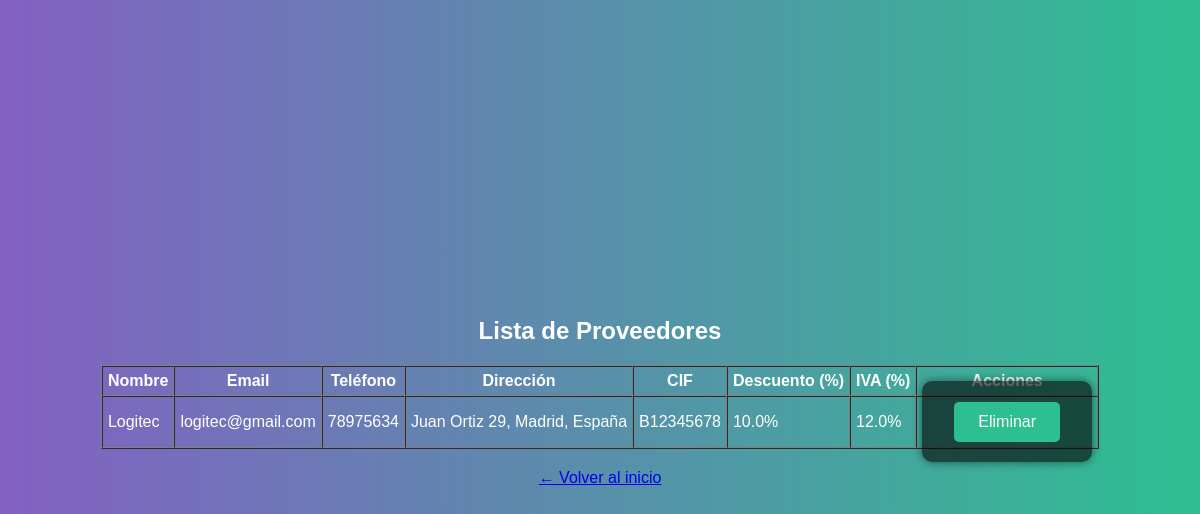
The page /proveedores (signed in) on the database its author committed.
### app/models.py (models this page shows, shortened)
class Proveedor(db.Model):
    id = db.Column(db.Integer, primary_key=True)
    nombre = db.Column(db.String(100), nullable=False)
    email = db.Column(db.String(150))
    telefono = db.Column(db.String(20))
    direccion = db.Column(db.String(200))
    cif = db.Column(db.String(50))
    porcentaje_descuento = db.Column(db.Float)
    iva = db.Column(db.Float)
    productos = db.relationship('Producto', backref='proveedor', lazy=True)

### app/routes.py (the view)
@main.route('/proveedores')
@login_required
def listar_proveedores():
    if current_user.role != 'admin':
        flash('Acceso denegado')
        return redirect(url_for('main.dashboard'))
    proveedores = Proveedor.query.all()
    return render_template('listar_proveedores.html', proveedores=proveedores)

### app/templates/listar_proveedores.html (shortened to what this page needs)
{% extends 'base.html' %}
{% block content %}
<h2>Lista de Proveedores</h2>
{% if proveedores %}
  <table border="1" cellpadding="5" cellspacing="0">
    <thead>
      <tr>
        <th>Nombre</th>
        <th>Email</th>
        <th>Teléfono</th>
        <th>Dirección</th>
        <th>CIF</th>
        <th>Descuento (%)</th>
        <th>IVA (%)</th>
        <th>Acciones</th>
      </tr>
    </thead>
    <tbody>
      {% for proveedor in proveedores %}
      <tr>
        <td>{{ proveedor.nombre }}</td>
        <td>{{ proveedor.email }}</td>
        <td>{{ proveedor.telefono }}</td>
        <td>{{ proveedor.direccion or '-' }}</td>
        <td>{{ proveedor.cif or '-' }}</td>
        <td>{{ proveedor.porcentaje_descuento or '0' }}%</td>
        <td>{{ proveedor.iva or '0' }}%</td>
        <td>
          <form action="{{ url_for('main.eliminar_proveedor', id=proveedor.id) }}" method="POST" style="display:inline;">
            <button type="submit" onclick="return confirm('¿Eliminar este proveedor?')">Eliminar</button>
          </form>
        </td>
      </tr>
      {% endfor %}
    </tbody>
  </table>
{% else %}
  <p>No hay proveedores registrados.</p>
{% endif %}
<p style="text-align: center; margin-top: 20px;">
  <a href="{{ url_for('main.dashboard') }}">← Volver al inicio</a>
</p>
{% endblock %}

### app/static/styles.css (style rules this page uses)
body { margin: 0; padding: 0; font-family: 'Arial', sans-serif; background: linear-gradient(to right, #8360c3, #2ebf91); color: #fff; min-height: 100vh; display: flex; flex-direction: column; align-items: center; justify-content: center; }
form { background: rgba(0, 0, 0, 0.6); padding: 2rem; border-radius: 10px; box-shadow: 0 0 10px rgba(0,0,0,0.5); animation: fadeIn 1s ease-in-out; }
button { background-color: #2ebf91; border: none; padding: 0.7rem 1.5rem; border-radius: 5px; cursor: pointer; color: white; font-size: 1rem; transition: background-color 0.3s ease; }

### rows shown on the page
Proveedor: nombre "Logitec", email "logitec@gmail.com", telefono "78975634", direccion "Juan Ortiz 29, Madrid, España", cif "B12345678", porcentaje_descuento "10.0", iva "12.0"
